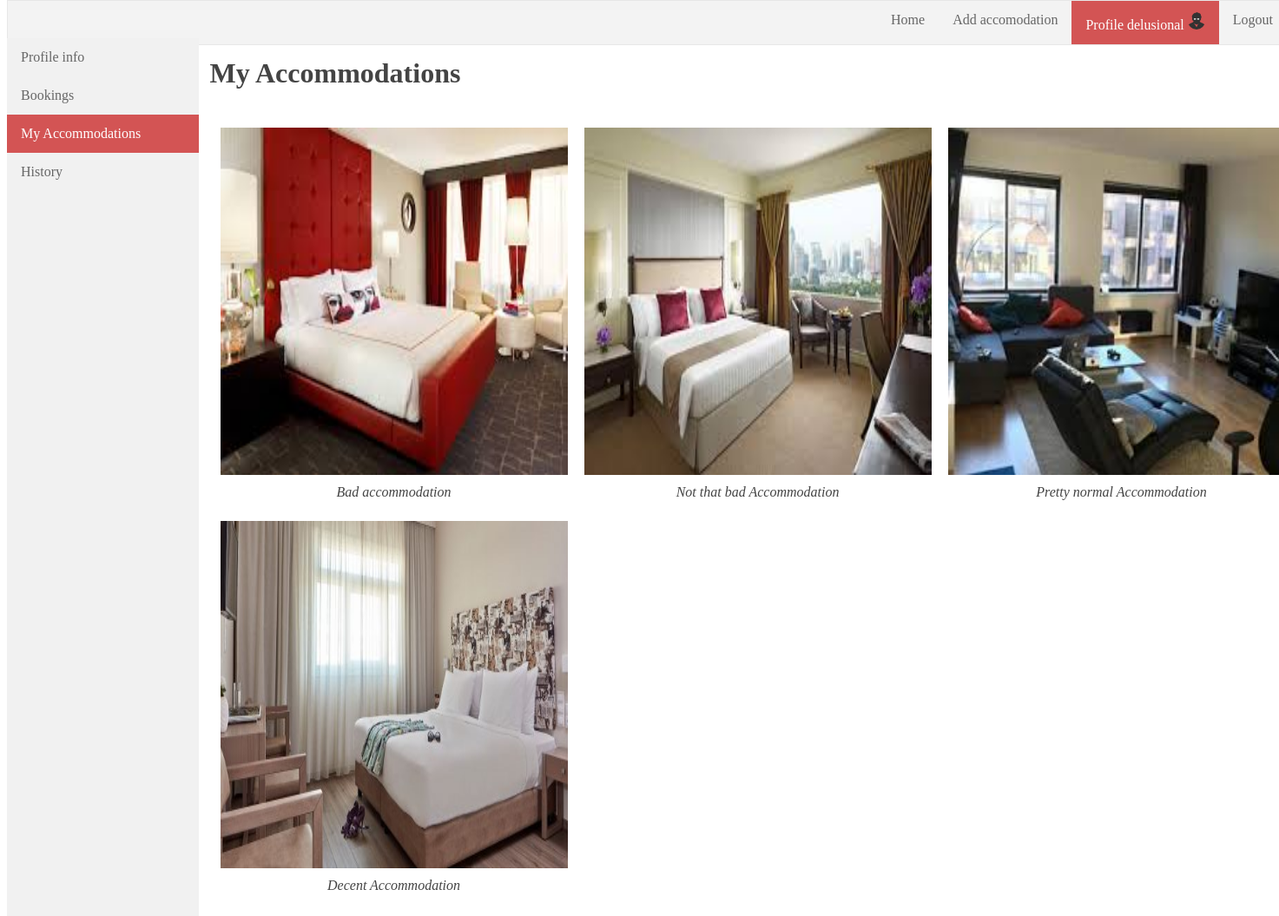
/profile_accom.php (signed in), run on the app's committed database.
### tables this page shows
CREATE TABLE `accommodations` (
  `accom_id` int(11) NOT NULL,
  `title` varchar(50) NOT NULL,
  `location` varchar(25) NOT NULL,
  `description` text,
  `rating` float DEFAULT '0',
  `votes` int(11) DEFAULT '0',
  `checkin` time NOT NULL,
  `checkout` time NOT NULL,
  `path_to_image` varchar(100) NOT NULL DEFAULT 'pictures\\accommodations\\not_available.jpg',
  `user_id` int(11) NOT NULL
);

### classes/Config.php (called while the page is built)
<?php
class Config{
  public static function get($path = null){
    if($path){
      $config = $GLOBALS['config'];
      $path = explode('/',$path);
      foreach($path as $bit){
        if(isset($config[$bit]))
          $config = $config[$bit];
      }
      return $config;
    }
    return false;
  }
}
?>

### classes/Database.php (called while the page is built, shortened)
<?php
class Database {
  private static $_instance = null;
  private $_dbc,
          $_query,
          $_error=false,
          $_results,
          $_count=0;
  private function __construct() {
    $this->_dbc  = new mysqli(Config::get('mysql/host'),
                        Config::get('mysql/username'),
                        Config::get('mysql/password'),
                        Config::get('mysql/db'));
  }
  public static function getInstance() {
    if(!isset(self::$_instance)){
      self::$_instance = new Database();
    }
    return self::$_instance;
  }
  public function query($sql,$type='',$params = array()) {
    $this->_error = false;
    if($this->_query = $this->_dbc->prepare($sql)) {
      if(count($params)){
        call_user_func_array(array($this->_query, "bind_param"),array_merge(array($type), $params));
      }
      if($this->_query->execute()) {
          $this->_results = $this->_query->get_result() ?? NULL;
          $this->_count  = $this->_results->num_rows ?? NULL;
      }else{
        $this->_error = true;
      }
    }
  }
  public function getResultArray() {
    if($this->_count>0)
      return $this->_results->fetch_all(MYSQLI_ASSOC);
  }
  public function error() {
    return $this->_error;
  }
}
?>

### classes/Accommodation.php (called while the page is built, shortened)
<?php
class Accommodation {
  private $_db;
  public function __construct() {
    $this->_db = Database::getInstance();
  }
  function getAccomsByUserId($id) {
    $this->_db->query('select * from accommodations where user_id = ?','i',array(&$id));
    if($this->_db->error()) {
      echo $this->_db->getErrorDescr();
    }else{
      return $this->_db->getResultArray();
    }
  }
}
?>

### profile_accom.php (the view, shortened to what this page needs)
<!DOCTYPE html>
<html lang="el">
<head>
	<link href="css/navigation.css" rel="stylesheet" type="text/css">
	<link href="css/profile.css" rel="stylesheet" type="text/css">
</head>
<body>
  <?php include('navigation.php');?>
	<?php include('navigation_profile.php'); ?>
	<div class="profile_content">
		<div id='accom_profile_section'>
			<?php
				$Acc = new Accommodation();
				$data = $Acc->getAccomsByUserId($_SESSION['user_id']);
				if($data != null){
					echo '<h1>My Accommodations</h1>';
					echo '<table><tr>';
					foreach($data as $index=> $accomodation){
						$str = <<<EOF
						<td>
							<table>
								<tr>
									<td colspan="2" width='50%'><a href="accommodation.php?id={$accomodation['accom_id']}"><img src="{$accomodation['path_to_image']} "alt="Avatar" width="400" height="400"></td>
								</tr>
								<tr>
									<td align="center"><i>{$accomodation['title']}</i></td>
								</tr>
EOF;
						$str.='</table></td>';
						echo $str;
					}
					echo '</tr></table>';
				}else{
					echo '<h2><i>You have no accomodations registered</i></h2>';
				}
			?>
		</div>
	</div>
</body>
</html>

### css/profile.css (style rules this page uses)
.profile_content { margin-left:15%; padding:1px 15px; height:1200px; font-family:Georgia, "Times New Roman", Times, serif; color:#444; }
#accom_profile_section table { border-spacing:5px; }
#accom_profile_section td { align:center; }

### data on the page
accommodations: path_to_image (picture), title "Bad accommodation"
accommodations: path_to_image (picture), title "Not that bad Accommodation"
accommodations: path_to_image (picture), title "Pretty normal Accommodation"
accommodations: path_to_image (picture), title "Decent Accommodation"

### other printed values
$_SESSION['user'] "delusional"
